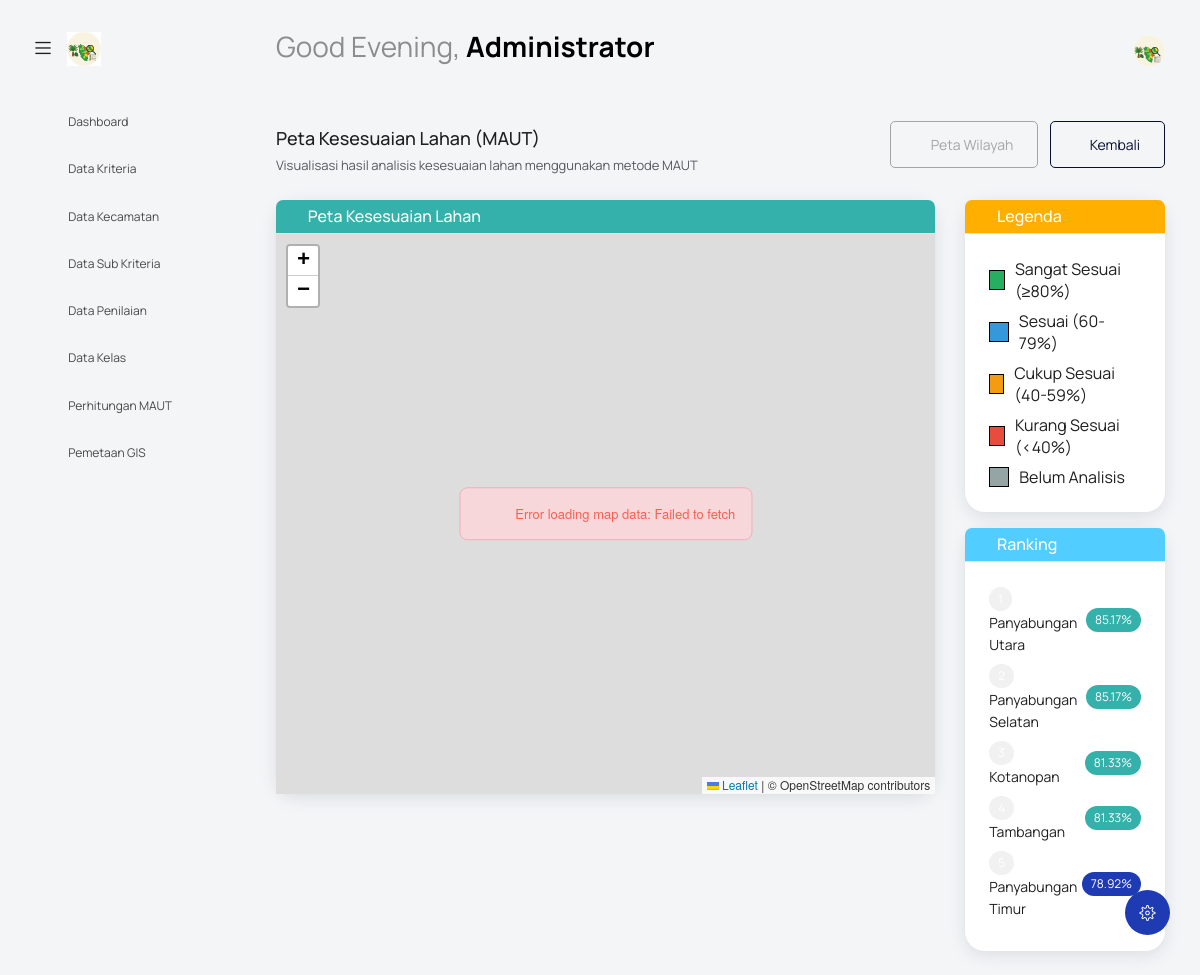
/index.php?controller=GIS&action=petaMAUT (signed in), run on the app's committed database.
### tables this page shows
CREATE TABLE `hasil_analisis` (
  `id_hasil` int NOT NULL,
  `id_kecamatan` int NOT NULL,
  `total_skor` float NOT NULL,
  `id_kelas` int NOT NULL,
  `tanggal_analisis` date NOT NULL,
  `keterangan` text
);

CREATE TABLE `kecamatan` (
  `id_kecamatan` int NOT NULL,
  `nama_kecamatan` varchar(100) NOT NULL,
  `luas` float DEFAULT NULL COMMENT 'Luas area dalam km2',
  `keterangan` text
);

### controllers/GISController.php (called while the page is built, shortened)
<?php
require_once MODEL_PATH . 'GISModel.php';
class GISController
{
    private $model;
    public function __construct($koneksi)
    {
        $this->model = new GISModel($koneksi);
    }
    public function petaMAUT()
    {
        $data = [
            'kecamatan_maut' => $this->model->getKecamatanWithMAUT()
        ];
        include VIEW_PATH . 'gis/peta_maut.php';
    }
}

### models/GISModel.php (called while the page is built, shortened)
<?php
class GISModel
{
    private $db;
    public function __construct($koneksi)
    {
        $this->db = $koneksi;
    }
    public function getKecamatanWithMAUT()
    {
        $query = "SELECT k.*, ha.total_skor, kk.nama_kelas
                  FROM kecamatan k
                  LEFT JOIN hasil_analisis ha ON k.id_kecamatan = ha.id_kecamatan
                  LEFT JOIN kelas_kesesuaian kk ON ha.id_kelas = kk.id_kelas
                  ORDER BY ha.total_skor DESC";
        return $this->db->query($query)->fetch_all(MYSQLI_ASSOC);
    }
}

### views/gis/peta_maut.php (the view, shortened to what this page needs)
<?php include('template/header.php'); ?>
<body class="with-welcome-text">
  <div class="container-scroller">
    <?php include 'template/navbar.php'; ?>
    <div class="container-fluid page-body-wrapper">
      <?php include 'template/setting_panel.php'; ?>
      <?php include 'template/sidebar.php'; ?>
      <div class="main-panel">
        <div class="content-wrapper">
          <div class="row mb-3">
            <div class="col-md-8">
              <h4 class="mt-2">Peta Kesesuaian Lahan (MAUT)</h4>
              <p class="text-muted">Visualisasi hasil analisis kesesuaian lahan menggunakan metode MAUT</p>
            </div>
            <div class="col-md-4 text-end">
              <a href="index.php?controller=GIS&action=peta" class="btn btn-outline-secondary me-2">
                <i class="mdi mdi-earth"></i> Peta Wilayah
              </a>
              <a href="index.php?controller=GIS&action=index" class="btn btn-outline-primary">
                <i class="mdi mdi-arrow-left"></i> Kembali
              </a>
            </div>
          </div>
          <div class="row">
            <div class="col-lg-9">
              <div class="card">
                <div class="card-header bg-success text-white">
                  <h5 class="mb-0">
                    <i class="mdi mdi-map-marker-multiple"></i> Peta Kesesuaian Lahan
                  </h5>
                </div>
                <div class="card-body p-0">
                  <div id="map" style="height: 70vh; width: 100%;"></div>
                </div>
              </div>
            </div>
            <div class="col-lg-3">
              <div class="card">
                <div class="card-header bg-warning text-white">
                  <h5 class="mb-0">
                    <i class="mdi mdi-palette"></i> Legenda
                  </h5>
                </div>
                <div class="card-body">
                  <div class="d-flex align-items-center mb-2">
                    <div style="width: 20px; height: 20px; background-color: #27ae60; border: 1px solid #000; margin-right: 10px;"></div>
                    <span>Sangat Sesuai (≥80%)</span>
                  </div>
                  <div class="d-flex align-items-center mb-2">
                    <div style="width: 20px; height: 20px; background-color: #3498db; border: 1px solid #000; margin-right: 10px;"></div>
                    <span>Sesuai (60-79%)</span>
                  </div>
                  <div class="d-flex align-items-center mb-2">
                    <div style="width: 20px; height: 20px; background-color: #f39c12; border: 1px solid #000; margin-right: 10px;"></div>
                    <span>Cukup Sesuai (40-59%)</span>
                  </div>
                  <div class="d-flex align-items-center mb-2">
                    <div style="width: 20px; height: 20px; background-color: #e74c3c; border: 1px solid #000; margin-right: 10px;"></div>
                    <span>Kurang Sesuai (<40%)</span>
                  </div>
                  <div class="d-flex align-items-center">
                    <div style="width: 20px; height: 20px; background-color: #95a5a6; border: 1px solid #000; margin-right: 10px;"></div>
                    <span>Belum Analisis</span>
                  </div>
                </div>
              </div>
              <div class="card mt-3">
                <div class="card-header bg-info text-white">
                  <h5 class="mb-0">
                    <i class="mdi mdi-trophy"></i> Ranking
                  </h5>
                </div>
                <div class="card-body">
                  <?php
                  $rank = 1;
                  foreach (array_slice($data['kecamatan_maut'], 0, 5) as $kecamatan):
                    if ($kecamatan['total_skor']):
                      $persentase = round($kecamatan['total_skor'] * 100, 2);
                      $badge_class = '';
                      if ($persentase >= 80) {
                        $badge_class = 'bg-success';
                      } elseif ($persentase >= 60) {
                        $badge_class = 'bg-primary';
                      } elseif ($persentase >= 40) {
                        $badge_class = 'bg-warning';
                      } else {
                        $badge_class = 'bg-danger';
                      }
                  ?>
                    <div class="d-flex justify-content-between align-items-center mb-2">
                      <div>
                        <span class="badge bg-secondary me-2"><?= $rank++ ?></span>
                        <small><?= htmlspecialchars($kecamatan['nama_kecamatan']) ?></small>
                      </div>
                      <span class="badge <?= $badge_class ?>"><?= $persentase ?>%</span>
                    </div>
                  <?php
                    endif;
                  endforeach;
                  ?>
                </div>
              </div>
            </div>
          </div>
        </div>
      </div>
    </div>
  </div>
  <link rel="stylesheet" href="https://unpkg.com/leaflet@1.9.4/dist/leaflet.css" />
</body>
</html>

### data on the page
hasil_analisis: id_kecamatan.nama_kecamatan "Panyabungan Utara", total_skor "85.17"
hasil_analisis: id_kecamatan.nama_kecamatan "Panyabungan Selatan", total_skor "85.17"
hasil_analisis: id_kecamatan.nama_kecamatan "Kotanopan", total_skor "81.33"
hasil_analisis: id_kecamatan.nama_kecamatan "Tambangan", total_skor "81.33"
hasil_analisis: id_kecamatan.nama_kecamatan "Panyabungan Timur", total_skor "78.92"

### other printed values
$greeting "Good Evening"
$_SESSION['nama_lengkap'] "Administrator"
